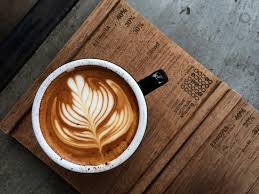
#> input picture assets/coffee.jpeg, 259 x 194 px, found by its file name
$ jupyter execute negative_add.ipynb
#> lines starting #> are read from the running program, lines starting #| are printed output that depends on the picture
[cell 1]
import numpy as np
from PIL import Image
import matplotlib.pyplot as plt

[cell 2]
height, width = 200, 200

[cell 3]
coffee = Image.open('assets/coffee.jpeg').convert('L').resize((height, width))
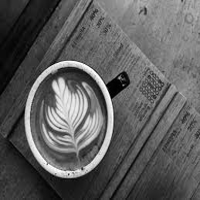
#> coffee: PIL image 200x200 L; min 0, max 255, mean 94
coffee_data = np.array(coffee)

### **Image A**

[cell 4]
display(coffee)
display(plt.plot(coffee.histogram()))
#> figure, not shown here; curve peaks at x = 55, y = 343

[cell 5]
landscape = Image.open('assets/landscape.jpg').convert('L').resize((height, width))
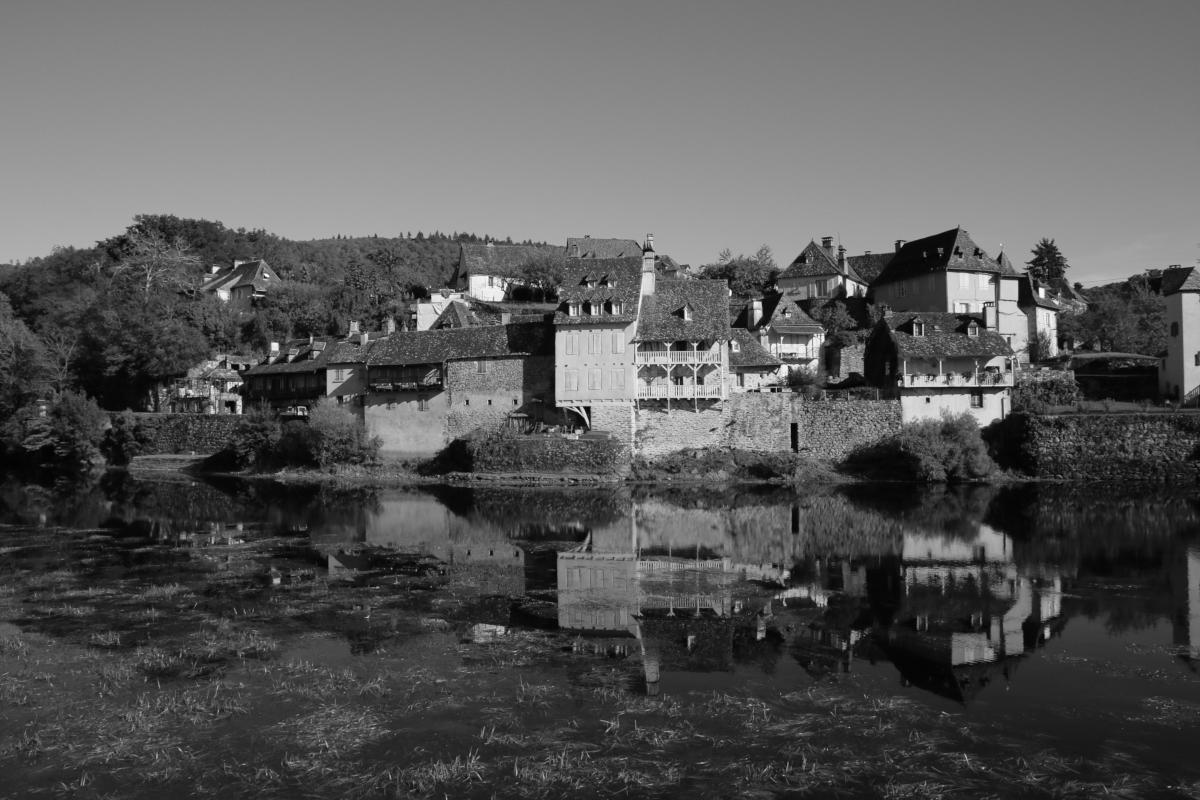
#> input picture assets/landscape.jpg, 1200 x 800 px, found by its file name
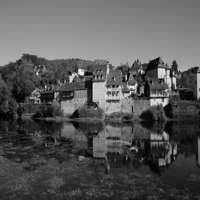
#> landscape: PIL image 200x200 L; min 1, max 240, mean 87.8
landscape_data = np.array(landscape)

### **Image B**

[cell 6]
display(landscape)
display(plt.plot(landscape.histogram()))
#> figure, not shown here; curve peaks at x = 41, y = 429

[cell 7]
def get_image_sum(a: Image.Image, b: Image.Image) -> Image.Image:
    a_arr = np.array(a)
    b_arr = np.array(b)
    for i in range(height):
        for j in range(width):
            s = int(a_arr[i, j]) + int(b_arr[i, j])
            if s > 255:
                s = 255
            a_arr[i, j] = s
    c = a.copy()
    c.putdata(a_arr.flatten())
    return c

[cell 8]
sum_image = Image.new('L', (height, width))
#> sum_image: PIL image 200x200 L; every value is 0

sum_array = np.empty((height, width))

sum_image = get_image_sum(coffee, landscape)
#> after the loop in get_image_sum, `for i in range(height):`:
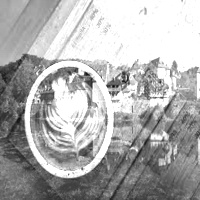
#> a_arr: shape (200, 200); min 8, max 255, mean 175.2

### **Image A + Image B**

[cell 9]
display(sum_image)
display(plt.plot(sum_image.histogram()))
#> figure, not shown here; curve peaks at x = 255, y = 9926

[cell 10]
def get_negative_image(img: Image.Image) -> Image.Image:
    arr = np.array(img)
    arr = arr.flatten()
    for i in range(len(arr)):
        arr[i] = 255 - arr[i]
    newimg = img.copy()
    newimg.putdata(arr)
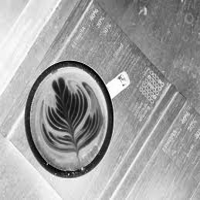
#> newimg: PIL image 200x200 L; min 0, max 255, mean 161
    return newimg

### **Negative A**

[cell 11]
negative_coffee = get_negative_image(coffee)

display(negative_coffee)
display(plt.plot(negative_coffee.histogram()))
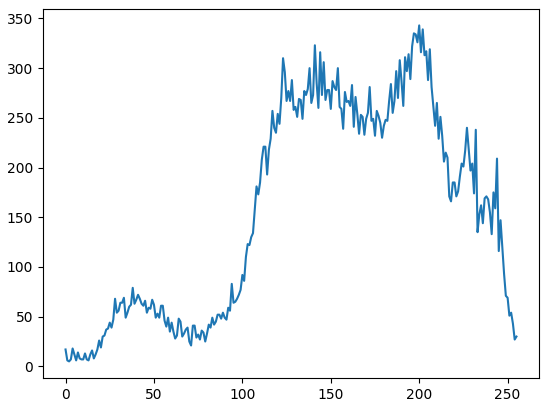
#> figure drawn by matplotlib, 1 panel; curve peaks at x = 200, y = 343

### **Negative B**

[cell 12]
negative_landscape = get_negative_image(landscape)
#> in get_negative_image (call 2), `newimg.putdata(arr)`:
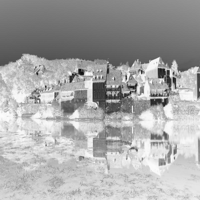
#> newimg: PIL image 200x200 L; min 15, max 254, mean 167.2

display(negative_landscape)
display(plt.plot(negative_landscape.histogram()))
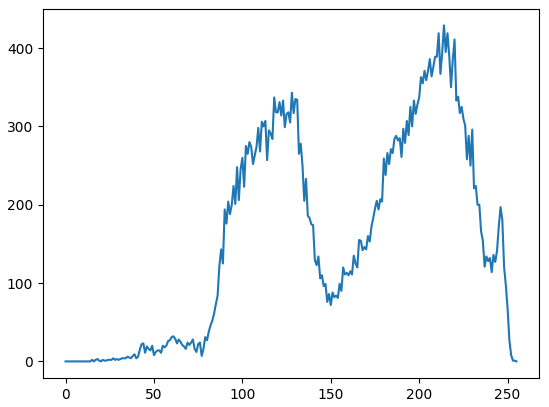
#> figure drawn by matplotlib, 1 panel; curve peaks at x = 214, y = 429

[cell 13]
negative_sum_image = Image.new('L', (height, width))

negative_sum_array = np.empty((height, width))

negative_sum_image = get_image_sum(negative_coffee, negative_landscape)
#> after the loop in get_image_sum (call 2), `for i in range(height):`:
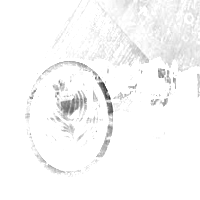
#> a_arr: shape (200, 200); min 43, max 255, mean 248.4

### **Negative A + Negative B**

[cell 14]
display(negative_sum_image)
display(plt.plot(negative_sum_image.histogram()))
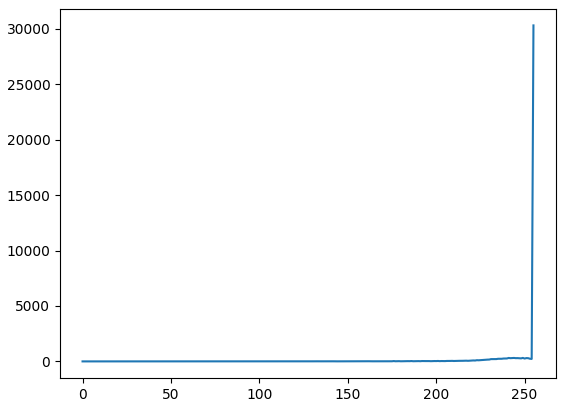
#> figure drawn by matplotlib, 1 panel; curve peaks at x = 255, y = 30301
